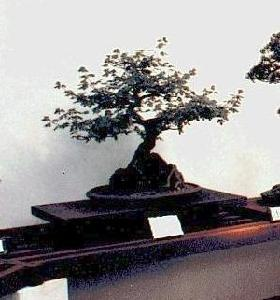
#> input picture searchImage/image_0001.jpg, 280 x 300 px
$ python -i shapedescriptor.py   (imports and definitions only)   (older library calls are emulated)
#> lines starting #> are read from the running program, lines starting #| are printed output that depends on the picture; after the words box and inside, x2 and y2 are one past the last pixel; in counts of white or black regions, pixels touching at a corner belong together
#> further down, picture is the input picture: shape (300, 280, 3); mean B, G, R 144.8, 143.9, 147.7
### lib/API/Scripts/utils/zernikemoments.py
# import the necessary packages
import mahotas

class ZernikeMoments:
	def __init__(self, radius):
		# store the size of the radius that will be
		# used when computing moments
		self.radius = radius

	def describe(self, image):
		# return the Zernike moments for the image
		return mahotas.features.zernike_moments(image, self.radius)

### lib/API/Scripts/utils/shapedescriptor.py
# -*- coding: utf-8 -*-
"""
Created on Sat Dec 26 04:43:34 2020

@author: mouhs
"""
import sys
sys.path.append("/home/nimr/ServerDevelopment/AitKbirMiniProject/lib/API/Scripts/utils")
from zernikemoments import ZernikeMoments
import numpy as np
import argparse
import pickle
import imutils
import cv2

class shapeDescriptor:
    def describe(self, image):
        # load the query image, convert it to grayscale, and
        # resize it
        image = cv2.cvtColor(image, cv2.COLOR_BGR2GRAY)
        image = imutils.resize(image, width = 64)
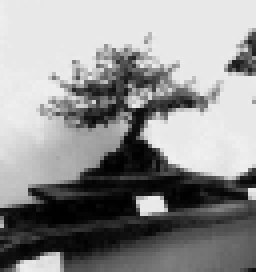
#> image: shape (68, 64) (shown 4 times larger); min 0, max 240, mean 145.1

        # threshold the image
        thresh = cv2.adaptiveThreshold(image, 255, cv2.ADAPTIVE_THRESH_MEAN_C,
        	cv2.THRESH_BINARY_INV, 11, 7)
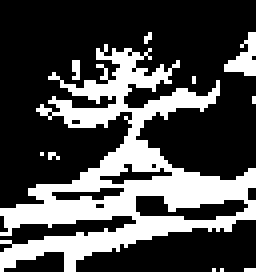
#> thresh: shape (68, 64) (shown 4 times larger); 30.1% white; 11 white regions (9 under 20 px)

        # initialize the outline image, find the outermost
        # contours (the outline) of the pokemon, then draw
        # it
        outline = np.zeros(image.shape, dtype = "uint8")
        cnts = cv2.findContours(thresh.copy(), cv2.RETR_EXTERNAL,
        	cv2.CHAIN_APPROX_SIMPLE)
#> cnts = 11 contours, 9 with area under 20; largest, box (x1, y1, x2, y2) and area: (0, 11, 64, 68) 1163, (56, 8, 64, 19) 30
        cnts = imutils.grab_contours(cnts)
        cnts = sorted(cnts, key = cv2.contourArea, reverse = True)[0]
#> cnts = contour of 311 points, box (x1, y1, x2, y2) (0, 11, 64, 68), area 1163
        cv2.drawContours(outline, [cnts], -1, 255, -1)
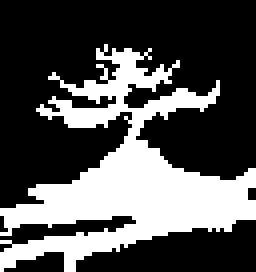
#> outline: shape (68, 64) (shown 4 times larger); 32.3% white; 1 white region, box (x1, y1, x2, y2) and area: (0, 11, 64, 68) 1405

        # compute Zernike moments to characterize the shape of
        # pokemon outline
        desc = ZernikeMoments(21)
        features = desc.describe(outline)

        return features


>>> import cv2
>>> picture = cv2.imread('../../../../searchImage/image_0001.jpg')
#> (the run stopped early here; a loop or call above may not have finished)
